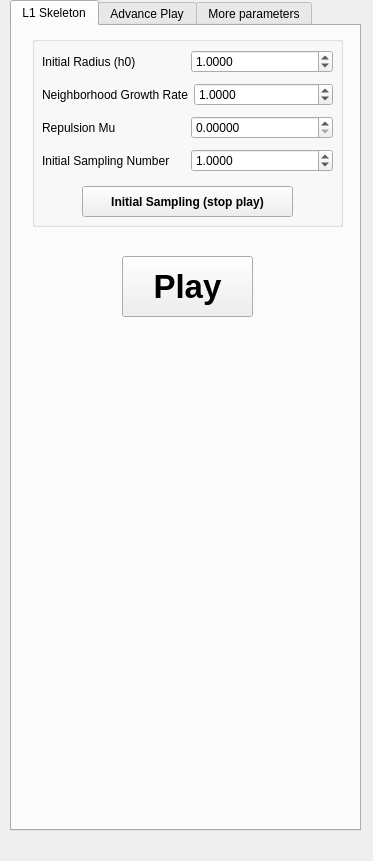
<?xml version="1.0" encoding="UTF-8"?>
<ui version="4.0">
 <class>para_skeleton</class>
 <widget class="QWidget" name="para_skeleton">
  <property name="geometry">
   <rect>
    <x>0</x>
    <y>0</y>
    <width>373</width>
    <height>861</height>
   </rect>
  </property>
  <property name="windowTitle">
   <string>L_1 Medial Skeleton</string>
  </property>
  <widget class="QTabWidget" name="tabWidget">
   <property name="geometry">
    <rect>
     <x>10</x>
     <y>0</y>
     <width>351</width>
     <height>831</height>
    </rect>
   </property>
   <property name="font">
    <font>
     <pointsize>9</pointsize>
    </font>
   </property>
   <property name="currentIndex">
    <number>0</number>
   </property>
   <widget class="QWidget" name="tab_3">
    <attribute name="title">
     <string>L1 Skeleton</string>
    </attribute>
    <widget class="QGroupBox" name="groupBox_5">
     <property name="geometry">
      <rect>
       <x>20</x>
       <y>10</y>
       <width>311</width>
       <height>191</height>
      </rect>
     </property>
     <property name="title">
      <string/>
     </property>
     <widget class="QPushButton" name="skeleton_initial_sampling">
      <property name="geometry">
       <rect>
        <x>50</x>
        <y>150</y>
        <width>211</width>
        <height>31</height>
       </rect>
      </property>
      <property name="font">
       <font>
        <weight>75</weight>
        <bold>true</bold>
       </font>
      </property>
      <property name="text">
       <string>Initial Sampling (stop play)</string>
      </property>
      <property name="autoDefault">
       <bool>false</bool>
      </property>
     </widget>
     <widget class="QWidget" name="layoutWidget">
      <property name="geometry">
       <rect>
        <x>10</x>
        <y>10</y>
        <width>291</width>
        <height>131</height>
       </rect>
      </property>
      <layout class="QVBoxLayout" name="verticalLayout_2">
       <item>
        <layout class="QHBoxLayout" name="horizontalLayout_69">
         <item>
          <widget class="QLabel" name="label_71">
           <property name="toolTip">
            <string comment="ss" extracomment="aaa">dsfafafaf</string>
           </property>
           <property name="whatsThis">
            <string comment="qqq" extracomment="eee">afafafaf</string>
           </property>
           <property name="accessibleName">
            <string extracomment="uuuu">yyyy</string>
           </property>
           <property name="accessibleDescription">
            <string>nnn</string>
           </property>
           <property name="frameShape">
            <enum>QFrame::NoFrame</enum>
           </property>
           <property name="frameShadow">
            <enum>QFrame::Plain</enum>
           </property>
           <property name="lineWidth">
            <number>0</number>
           </property>
           <property name="text">
            <string>Initial Radius (h0)</string>
           </property>
           <property name="scaledContents">
            <bool>true</bool>
           </property>
           <property name="wordWrap">
            <bool>false</bool>
           </property>
          </widget>
         </item>
         <item>
          <widget class="QDoubleSpinBox" name="skeleton_initial_radius">
           <property name="decimals">
            <number>4</number>
           </property>
           <property name="maximum">
            <double>1000.000000000000000</double>
           </property>
           <property name="singleStep">
            <double>0.100000000000000</double>
           </property>
           <property name="value">
            <double>1.000000000000000</double>
           </property>
          </widget>
         </item>
        </layout>
       </item>
       <item>
        <layout class="QHBoxLayout" name="horizontalLayout_13">
         <item>
          <widget class="QLabel" name="label_12">
           <property name="text">
            <string>Neighborhood Growth Rate</string>
           </property>
          </widget>
         </item>
         <item>
          <widget class="QDoubleSpinBox" name="skeleton_Radius_Growing_Speed">
           <property name="decimals">
            <number>4</number>
           </property>
           <property name="maximum">
            <double>1000.000000000000000</double>
           </property>
           <property name="singleStep">
            <double>0.100000000000000</double>
           </property>
           <property name="value">
            <double>1.000000000000000</double>
           </property>
          </widget>
         </item>
        </layout>
       </item>
       <item>
        <layout class="QHBoxLayout" name="horizontalLayout_70">
         <item>
          <widget class="QLabel" name="label_72">
           <property name="text">
            <string>Repulsion Mu</string>
           </property>
          </widget>
         </item>
         <item>
          <widget class="QDoubleSpinBox" name="skeleton_mu">
           <property name="decimals">
            <number>5</number>
           </property>
           <property name="singleStep">
            <double>0.100000000000000</double>
           </property>
          </widget>
         </item>
        </layout>
       </item>
       <item>
        <layout class="QHBoxLayout" name="horizontalLayout_31">
         <item>
          <widget class="QLabel" name="label_30">
           <property name="text">
            <string>Initial Sampling Number</string>
           </property>
          </widget>
         </item>
         <item>
          <widget class="QDoubleSpinBox" name="skeleton_downsample_num">
           <property name="decimals">
            <number>4</number>
           </property>
           <property name="maximum">
            <double>1000.000000000000000</double>
           </property>
           <property name="singleStep">
            <double>0.100000000000000</double>
           </property>
           <property name="value">
            <double>1.000000000000000</double>
           </property>
          </widget>
         </item>
        </layout>
       </item>
      </layout>
     </widget>
    </widget>
    <widget class="QPushButton" name="skeleton_full_auto">
     <property name="geometry">
      <rect>
       <x>110</x>
       <y>230</y>
       <width>131</width>
       <height>61</height>
      </rect>
     </property>
     <property name="font">
      <font>
       <pointsize>25</pointsize>
       <weight>75</weight>
       <bold>true</bold>
      </font>
     </property>
     <property name="text">
      <string>Play</string>
     </property>
     <property name="iconSize">
      <size>
       <width>32</width>
       <height>32</height>
      </size>
     </property>
    </widget>
   </widget>
   <widget class="QWidget" name="tab_4">
    <attribute name="title">
     <string>Advance Play</string>
    </attribute>
    <widget class="QWidget" name="layoutWidget">
     <property name="geometry">
      <rect>
       <x>10</x>
       <y>30</y>
       <width>321</width>
       <height>201</height>
      </rect>
     </property>
     <layout class="QVBoxLayout" name="verticalLayout_3">
      <item>
       <layout class="QHBoxLayout" name="horizontalLayout">
        <item>
         <widget class="QLabel" name="label">
          <property name="text">
           <string>Current Radius:</string>
          </property>
         </widget>
        </item>
        <item>
         <widget class="QDoubleSpinBox" name="radius">
          <property name="decimals">
           <number>5</number>
          </property>
          <property name="minimum">
           <double>0.000010000000000</double>
          </property>
          <property name="maximum">
           <double>1000.000000000000000</double>
          </property>
          <property name="singleStep">
           <double>0.010000000000000</double>
          </property>
          <property name="value">
           <double>1.000000000000000</double>
          </property>
         </widget>
        </item>
       </layout>
      </item>
      <item>
       <layout class="QHBoxLayout" name="horizontalLayout_9">
        <item>
         <widget class="QLabel" name="label_8">
          <property name="text">
           <string>Original Density Radius:</string>
          </property>
         </widget>
        </item>
        <item>
         <widget class="QDoubleSpinBox" name="local_density_radius">
          <property name="decimals">
           <number>4</number>
          </property>
          <property name="maximum">
           <double>1000.000000000000000</double>
          </property>
          <property name="singleStep">
           <double>0.100000000000000</double>
          </property>
          <property name="value">
           <double>1.000000000000000</double>
          </property>
         </widget>
        </item>
       </layout>
      </item>
      <item>
       <layout class="QHBoxLayout" name="horizontalLayout_17">
        <item>
         <widget class="QLabel" name="label_16">
          <property name="text">
           <string>Min Error Before Growth</string>
          </property>
         </widget>
        </item>
        <item>
         <widget class="QDoubleSpinBox" name="Stop_And_Grow_Error">
          <property name="decimals">
           <number>7</number>
          </property>
          <property name="minimum">
           <double>0.000001000000000</double>
          </property>
          <property name="maximum">
           <double>1000.000000000000000</double>
          </property>
          <property name="singleStep">
           <double>0.100000000000000</double>
          </property>
          <property name="value">
           <double>0.000001000000000</double>
          </property>
         </widget>
        </item>
       </layout>
      </item>
      <item>
       <layout class="QHBoxLayout" name="horizontalLayout_18">
        <item>
         <widget class="QLabel" name="label_17">
          <property name="text">
           <string>Max Iterate Before Growth</string>
          </property>
         </widget>
        </item>
        <item>
         <widget class="QDoubleSpinBox" name="Max_Iterate_Time">
          <property name="decimals">
           <number>4</number>
          </property>
          <property name="maximum">
           <double>1000.000000000000000</double>
          </property>
          <property name="singleStep">
           <double>0.100000000000000</double>
          </property>
          <property name="value">
           <double>1.000000000000000</double>
          </property>
         </widget>
        </item>
       </layout>
      </item>
      <item>
       <widget class="QCheckBox" name="compute_density_2">
        <property name="text">
         <string>Compute Density Weighting</string>
        </property>
       </widget>
      </item>
      <item>
       <layout class="QHBoxLayout" name="horizontalLayout_3">
        <item>
         <widget class="QPushButton" name="Auto_Wlop_One_Step">
          <property name="text">
           <string>Iterate (Step)</string>
          </property>
         </widget>
        </item>
        <item>
         <widget class="QSpinBox" name="iter_click_num">
          <property name="maximum">
           <number>1000</number>
          </property>
          <property name="value">
           <number>1</number>
          </property>
         </widget>
        </item>
        <item>
         <widget class="QLabel" name="label_4">
          <property name="text">
           <string>steps</string>
          </property>
         </widget>
        </item>
       </layout>
      </item>
      <item>
       <widget class="QPushButton" name="skeleton_run_until_growth">
        <property name="text">
         <string>Iterate Until Neighborhood Growth (Jump)</string>
        </property>
       </widget>
      </item>
     </layout>
    </widget>
    <widget class="QWidget" name="layoutWidget">
     <property name="geometry">
      <rect>
       <x>10</x>
       <y>250</y>
       <width>321</width>
       <height>261</height>
      </rect>
     </property>
     <layout class="QVBoxLayout" name="verticalLayout_4">
      <item>
       <layout class="QHBoxLayout" name="horizontalLayout_25">
        <item>
         <widget class="QLabel" name="label_24">
          <property name="text">
           <string>Sigma Smoothing KNN</string>
          </property>
         </widget>
        </item>
        <item>
         <widget class="QDoubleSpinBox" name="wlop_sigma_knn">
          <property name="decimals">
           <number>4</number>
          </property>
          <property name="maximum">
           <double>1000.000000000000000</double>
          </property>
          <property name="singleStep">
           <double>0.100000000000000</double>
          </property>
          <property name="value">
           <double>1.000000000000000</double>
          </property>
         </widget>
        </item>
       </layout>
      </item>
      <item>
       <layout class="QHBoxLayout" name="horizontalLayout_53">
        <item>
         <widget class="QLabel" name="label_51">
          <property name="text">
           <string>Branch Identify Sigma</string>
          </property>
         </widget>
        </item>
        <item>
         <widget class="QDoubleSpinBox" name="PCA_Threshold">
          <property name="decimals">
           <number>4</number>
          </property>
          <property name="maximum">
           <double>1000.000000000000000</double>
          </property>
          <property name="singleStep">
           <double>0.100000000000000</double>
          </property>
          <property name="value">
           <double>1.000000000000000</double>
          </property>
         </widget>
        </item>
       </layout>
      </item>
      <item>
       <layout class="QHBoxLayout" name="horizontalLayout_27">
        <item>
         <widget class="QLabel" name="label_26">
          <property name="text">
           <string>Branch Tracing Angle</string>
          </property>
         </widget>
        </item>
        <item>
         <widget class="QDoubleSpinBox" name="wlop_branch_search_sigma">
          <property name="decimals">
           <number>4</number>
          </property>
          <property name="maximum">
           <double>1000.000000000000000</double>
          </property>
          <property name="singleStep">
           <double>0.100000000000000</double>
          </property>
          <property name="value">
           <double>1.000000000000000</double>
          </property>
         </widget>
        </item>
       </layout>
      </item>
      <item>
       <layout class="QHBoxLayout" name="horizontalLayout_26">
        <item>
         <widget class="QLabel" name="label_25">
          <property name="text">
           <string>@Branch Acceptant Size</string>
          </property>
         </widget>
        </item>
        <item>
         <widget class="QDoubleSpinBox" name="wlop_accept_branch_size">
          <property name="decimals">
           <number>4</number>
          </property>
          <property name="maximum">
           <double>1000.000000000000000</double>
          </property>
          <property name="singleStep">
           <double>0.100000000000000</double>
          </property>
          <property name="value">
           <double>1.000000000000000</double>
          </property>
         </widget>
        </item>
       </layout>
      </item>
      <item>
       <layout class="QHBoxLayout" name="horizontalLayout_71">
        <item>
         <widget class="QLabel" name="label_73">
          <property name="text">
           <string>Max Bridge Distance</string>
          </property>
         </widget>
        </item>
        <item>
         <widget class="QDoubleSpinBox" name="wlop_follow_sample_radius_2">
          <property name="decimals">
           <number>4</number>
          </property>
          <property name="maximum">
           <double>1000.000000000000000</double>
          </property>
          <property name="singleStep">
           <double>0.100000000000000</double>
          </property>
          <property name="value">
           <double>1.000000000000000</double>
          </property>
         </widget>
        </item>
       </layout>
      </item>
      <item>
       <layout class="QHBoxLayout" name="horizontalLayout_55">
        <item>
         <widget class="QLabel" name="label_53">
          <property name="text">
           <string>@Bridge collapse Distance</string>
          </property>
         </widget>
        </item>
        <item>
         <widget class="QDoubleSpinBox" name="wlop_branch_merge_dist">
          <property name="decimals">
           <number>4</number>
          </property>
          <property name="maximum">
           <double>1000.000000000000000</double>
          </property>
          <property name="singleStep">
           <double>0.100000000000000</double>
          </property>
          <property name="value">
           <double>1.000000000000000</double>
          </property>
         </widget>
        </item>
       </layout>
      </item>
      <item>
       <layout class="QHBoxLayout" name="horizontalLayout_24">
        <item>
         <widget class="QLabel" name="label_23">
          <property name="text">
           <string>Clean Too Close  Distance</string>
          </property>
         </widget>
        </item>
        <item>
         <widget class="QDoubleSpinBox" name="wlop_combine_too_close">
          <property name="decimals">
           <number>4</number>
          </property>
          <property name="maximum">
           <double>1000.000000000000000</double>
          </property>
          <property name="singleStep">
           <double>0.100000000000000</double>
          </property>
          <property name="value">
           <double>1.000000000000000</double>
          </property>
         </widget>
        </item>
       </layout>
      </item>
      <item>
       <layout class="QHBoxLayout" name="horizontalLayout_6">
        <item>
         <widget class="QLabel" name="label_58">
          <property name="text">
           <string>Fix Original Weight</string>
          </property>
         </widget>
        </item>
        <item>
         <widget class="QDoubleSpinBox" name="Fix_original_weight_3">
          <property name="decimals">
           <number>4</number>
          </property>
          <property name="maximum">
           <double>1000.000000000000000</double>
          </property>
          <property name="singleStep">
           <double>0.100000000000000</double>
          </property>
          <property name="value">
           <double>1.000000000000000</double>
          </property>
         </widget>
        </item>
       </layout>
      </item>
     </layout>
    </widget>
    <widget class="QWidget" name="layoutWidget">
     <property name="geometry">
      <rect>
       <x>10</x>
       <y>530</y>
       <width>321</width>
       <height>53</height>
      </rect>
     </property>
     <layout class="QVBoxLayout" name="verticalLayout_5">
      <item>
       <layout class="QHBoxLayout" name="horizontalLayout_61">
        <item>
         <widget class="QLabel" name="label_59">
          <property name="text">
           <string>Branch Segment Length</string>
          </property>
         </widget>
        </item>
        <item>
         <widget class="QDoubleSpinBox" name="wlop_segment_length">
          <property name="decimals">
           <number>4</number>
          </property>
          <property name="maximum">
           <double>1000.000000000000000</double>
          </property>
          <property name="singleStep">
           <double>0.100000000000000</double>
          </property>
          <property name="value">
           <double>1.000000000000000</double>
          </property>
         </widget>
        </item>
       </layout>
      </item>
      <item>
       <widget class="QPushButton" name="wlop_run_all_segment">
        <property name="text">
         <string>Refinement</string>
        </property>
       </widget>
      </item>
     </layout>
    </widget>
    <widget class="QCheckBox" name="need_refinement">
     <property name="geometry">
      <rect>
       <x>10</x>
       <y>590</y>
       <width>309</width>
       <height>16</height>
      </rect>
     </property>
     <property name="text">
      <string>Need refinement right away</string>
     </property>
    </widget>
    <widget class="QPushButton" name="Step3_Clean_And_Update_Radius">
     <property name="geometry">
      <rect>
       <x>60</x>
       <y>680</y>
       <width>191</width>
       <height>23</height>
      </rect>
     </property>
     <property name="text">
      <string>Step3 Update Radius</string>
     </property>
    </widget>
    <widget class="QPushButton" name="Detect_Feature">
     <property name="geometry">
      <rect>
       <x>60</x>
       <y>620</y>
       <width>191</width>
       <height>23</height>
      </rect>
     </property>
     <property name="text">
      <string>Step1 Detect_Skeleton_Features</string>
     </property>
    </widget>
    <widget class="QPushButton" name="step2_search_branch">
     <property name="geometry">
      <rect>
       <x>60</x>
       <y>650</y>
       <width>191</width>
       <height>23</height>
      </rect>
     </property>
     <property name="text">
      <string>Step2 Search New Branchs </string>
     </property>
    </widget>
   </widget>
   <widget class="QWidget" name="tab_5">
    <attribute name="title">
     <string>More parameters</string>
    </attribute>
    <widget class="QWidget" name="layoutWidget_9">
     <property name="geometry">
      <rect>
       <x>50</x>
       <y>110</y>
       <width>258</width>
       <height>34</height>
      </rect>
     </property>
     <layout class="QHBoxLayout" name="horizontalLayout_23">
      <item>
       <widget class="QLabel" name="label_22">
        <property name="text">
         <string>Branch Search Dist2</string>
        </property>
       </widget>
      </item>
      <item>
       <widget class="QDoubleSpinBox" name="wlop_branch_search_max_dist2">
        <property name="decimals">
         <number>4</number>
        </property>
        <property name="maximum">
         <double>1000.000000000000000</double>
        </property>
        <property name="singleStep">
         <double>0.100000000000000</double>
        </property>
        <property name="value">
         <double>1.000000000000000</double>
        </property>
       </widget>
      </item>
     </layout>
    </widget>
    <widget class="QWidget" name="layoutWidget_8">
     <property name="geometry">
      <rect>
       <x>50</x>
       <y>180</y>
       <width>258</width>
       <height>34</height>
      </rect>
     </property>
     <layout class="QHBoxLayout" name="horizontalLayout_22">
      <item>
       <widget class="QLabel" name="label_21">
        <property name="text">
         <string>Branch Search Dist1</string>
        </property>
       </widget>
      </item>
      <item>
       <widget class="QDoubleSpinBox" name="wlop_branch_search_max_dist">
        <property name="decimals">
         <number>4</number>
        </property>
        <property name="maximum">
         <double>1000.000000000000000</double>
        </property>
        <property name="singleStep">
         <double>0.100000000000000</double>
        </property>
        <property name="value">
         <double>1.000000000000000</double>
        </property>
       </widget>
      </item>
     </layout>
    </widget>
    <widget class="QWidget" name="layoutWidget_30">
     <property name="geometry">
      <rect>
       <x>50</x>
       <y>140</y>
       <width>274</width>
       <height>34</height>
      </rect>
     </property>
     <layout class="QHBoxLayout" name="horizontalLayout_56">
      <item>
       <widget class="QLabel" name="label_54">
        <property name="text">
         <string>Clean NearBranch Dist</string>
        </property>
       </widget>
      </item>
      <item>
       <widget class="QDoubleSpinBox" name="wlop_clean_near_branch_dist">
        <property name="decimals">
         <number>4</number>
        </property>
        <property name="maximum">
         <double>1000.000000000000000</double>
        </property>
        <property name="singleStep">
         <double>0.100000000000000</double>
        </property>
        <property name="value">
         <double>1.000000000000000</double>
        </property>
       </widget>
      </item>
     </layout>
    </widget>
    <widget class="QWidget" name="layoutWidget_37">
     <property name="geometry">
      <rect>
       <x>50</x>
       <y>210</y>
       <width>251</width>
       <height>34</height>
      </rect>
     </property>
     <layout class="QHBoxLayout" name="horizontalLayout_62">
      <item>
       <widget class="QLabel" name="label_60">
        <property name="text">
         <string>combine_angle</string>
        </property>
       </widget>
      </item>
      <item>
       <widget class="QDoubleSpinBox" name="wlop_combine_angle">
        <property name="decimals">
         <number>4</number>
        </property>
        <property name="maximum">
         <double>1000.000000000000000</double>
        </property>
        <property name="singleStep">
         <double>0.100000000000000</double>
        </property>
        <property name="value">
         <double>1.000000000000000</double>
        </property>
       </widget>
      </item>
     </layout>
    </widget>
    <widget class="QWidget" name="layoutWidget_38">
     <property name="geometry">
      <rect>
       <x>50</x>
       <y>240</y>
       <width>266</width>
       <height>34</height>
      </rect>
     </property>
     <layout class="QHBoxLayout" name="horizontalLayout_63">
      <item>
       <widget class="QLabel" name="label_61">
        <property name="text">
         <string>follow_sample_radius</string>
        </property>
       </widget>
      </item>
      <item>
       <widget class="QDoubleSpinBox" name="wlop_follow_sample_radius">
        <property name="decimals">
         <number>4</number>
        </property>
        <property name="maximum">
         <double>1000.000000000000000</double>
        </property>
        <property name="singleStep">
         <double>0.100000000000000</double>
        </property>
        <property name="value">
         <double>1.000000000000000</double>
        </property>
       </widget>
      </item>
     </layout>
    </widget>
    <widget class="QWidget" name="layoutWidget_41">
     <property name="geometry">
      <rect>
       <x>50</x>
       <y>280</y>
       <width>261</width>
       <height>34</height>
      </rect>
     </property>
     <layout class="QHBoxLayout" name="horizontalLayout_66">
      <item>
       <widget class="QLabel" name="label_64">
        <property name="text">
         <string>follow_sample_angle</string>
        </property>
       </widget>
      </item>
      <item>
       <widget class="QDoubleSpinBox" name="wlop_follow_sample_angle">
        <property name="decimals">
         <number>4</number>
        </property>
        <property name="maximum">
         <double>1000.000000000000000</double>
        </property>
        <property name="singleStep">
         <double>0.100000000000000</double>
        </property>
        <property name="value">
         <double>1.000000000000000</double>
        </property>
       </widget>
      </item>
     </layout>
    </widget>
    <widget class="QWidget" name="layoutWidget_42">
     <property name="geometry">
      <rect>
       <x>50</x>
       <y>310</y>
       <width>254</width>
       <height>34</height>
      </rect>
     </property>
     <layout class="QHBoxLayout" name="horizontalLayout_67">
      <item>
       <widget class="QLabel" name="label_69">
        <property name="text">
         <string>grow_accept_sigma</string>
        </property>
       </widget>
      </item>
      <item>
       <widget class="QDoubleSpinBox" name="wlop_grow_accept_sigma">
        <property name="decimals">
         <number>4</number>
        </property>
        <property name="maximum">
         <double>1000.000000000000000</double>
        </property>
        <property name="singleStep">
         <double>0.100000000000000</double>
        </property>
        <property name="value">
         <double>1.000000000000000</double>
        </property>
       </widget>
      </item>
     </layout>
    </widget>
    <widget class="QWidget" name="layoutWidget_43">
     <property name="geometry">
      <rect>
       <x>50</x>
       <y>340</y>
       <width>251</width>
       <height>34</height>
      </rect>
     </property>
     <layout class="QHBoxLayout" name="horizontalLayout_68">
      <item>
       <widget class="QLabel" name="label_70">
        <property name="text">
         <string>keep_virtual_angle</string>
        </property>
       </widget>
      </item>
      <item>
       <widget class="QDoubleSpinBox" name="wlop_keep_virtual_angle">
        <property name="decimals">
         <number>4</number>
        </property>
        <property name="maximum">
         <double>1000.000000000000000</double>
        </property>
        <property name="singleStep">
         <double>0.100000000000000</double>
        </property>
        <property name="value">
         <double>1.000000000000000</double>
        </property>
       </widget>
      </item>
     </layout>
    </widget>
   </widget>
  </widget>
 </widget>
 <resources>
  <include location="../mainwindow.qrc"/>
 </resources>
 <connections/>
</ui>
